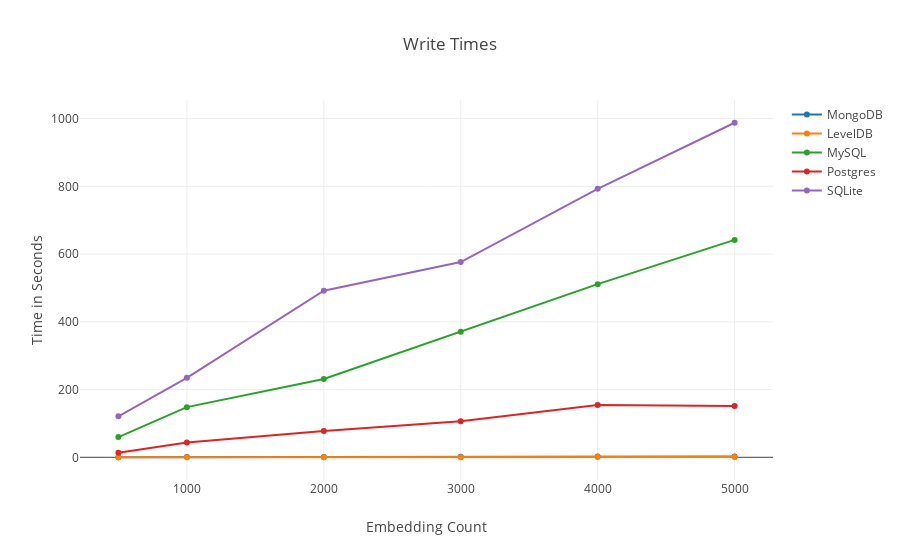

Here is the notebook cell this chart was saved with:
### Code cell
plotly.offline.init_notebook_mode(connected=True)

layout = plotly.graph_objs.Layout(title="Write Times",
                yaxis=dict(title='Time in Seconds'),
                xaxis=dict(title='Embedding Count'))

fig = plotly.graph_objs.Figure(data=data, layout=layout)

plotly.offline.iplot(fig, filename='scatter-write')

### Figure 1 — Plotly figure (JSON) as saved in the notebook; plotly's stock layout.template omitted (floating-point values rounded to 4 significant figures)
{"data": [{"mode": "lines+markers", "name": "MongoDB", "type": "scatter", "uid": "dbca4178-afa6-11e8-99fb-94b86d86a98e", "x": [500, 1000, 2000, 3000, 4000, 5000], "y": [0.3139, 0.5939, 1.194, 1.679, 2.279, 2.683]}, {"mode": "lines+markers", "name": "LevelDB", "type": "scatter", "uid": "dbca4179-afa6-11e8-99fb-94b86d86a98e", "x": [500, 1000, 2000, 3000, 4000, 5000], "y": [0.139, 0.171, 0.3788, 0.5008, 0.7033, 1.134]}, {"mode": "lines+markers", "name": "MySQL", "type": "scatter", "uid": "dbca417a-afa6-11e8-99fb-94b86d86a98e", "x": [500, 1000, 2000, 3000, 4000, 5000], "y": [59.61, 148.1, 231.1, 370.5, 511.2, 642.0]}, {"mode": "lines+markers", "name": "Postgres", "type": "scatter", "uid": "dbca417b-afa6-11e8-99fb-94b86d86a98e", "x": [500, 1000, 2000, 3000, 4000, 5000], "y": [13.33, 43.82, 77.79, 106.7, 154.5, 151.7]}, {"mode": "lines+markers", "name": "SQLite", "type": "scatter", "uid": "dbca417c-afa6-11e8-99fb-94b86d86a98e", "x": [500, 1000, 2000, 3000, 4000, 5000], "y": [121.0, 234.7, 491.8, 576.4, 792.9, 987.8]}], "layout": {"title": "Write Times", "xaxis": {"title": "Embedding Count"}, "yaxis": {"title": "Time in Seconds"}}}
